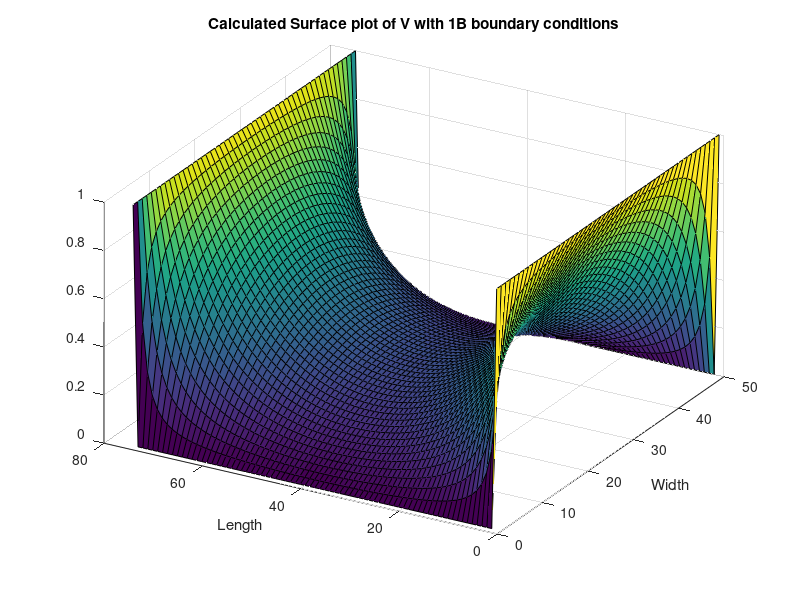
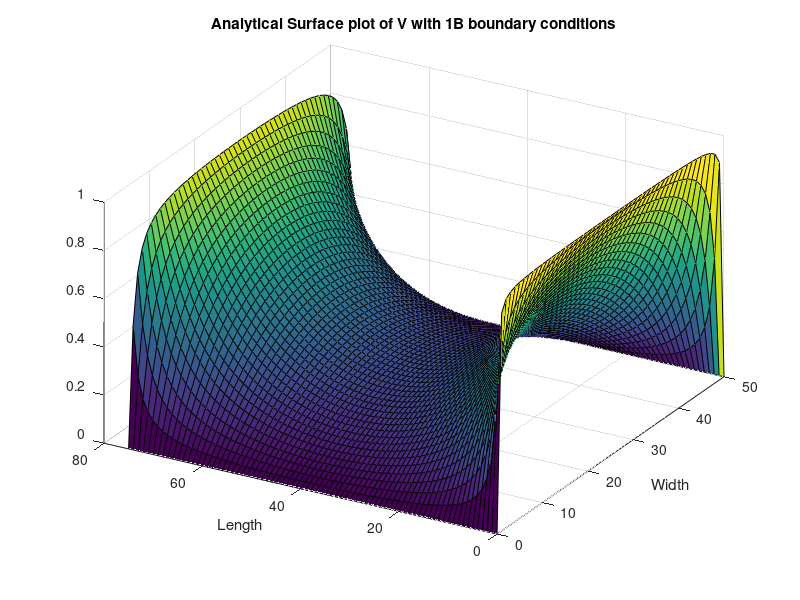

Write MATLAB code to recreate these figures, in order. (Note: this script raises an error after producing the figures.)


%% Question 1a

% select dimension of the box (can be changed)
nx=75; %length of box
ny=50; %width of box

% create the G matrix
g=sparse(nx*ny);
b=zeros(1,nx*ny);

for i = 1:nx
    for j=1:ny
        n=j+(i-1)*ny;
        %left side
        if i==1
            g(n,:)=0;
            g(n,n)=1;
            b(n)=1;
        %right side
        elseif i==nx
            g(n,:)=0;
            g(n,n)=1;
            
        %bottom
        elseif j==1 
            g(n,n)=-3;
            g(n,n+1)=1;
            g(n,n-1)=1;
            g(n,n+ny)=1;
        %top    
        elseif j==ny            
            g(n,n)=-3;
            g(n,n+1)=1;
            g(n,n-1)=1;
            g(n,n-ny)=1;    
            
        else %bulk node
            g(n,n)=-4;
            g(n,n+1)=1;
            g(n,n-1)=1;
            g(n,n+ny)=1;
            g(n,n-ny)=1;
        end    
    end
end

E=g\b';

%reconstruct the nx by ny matrix
d=zeros(nx,ny);
for i = 1:nx
    for j=1:ny
       n=j+(i-1)*ny; 
       d(i,j)=E(n);       
    end
end
%plot the results
plot(d)
xlabel('Width')
ylabel('Length')
title('Voltage with V=V0 at X=0, V=0 at X=L')

% This is the expected result.  Voltage falls off linearly with distance


%% Question 1B

nx=75; %length
ny=50; %width

g=sparse(nx*ny);
b=zeros(1,nx*ny);

for i = 1:nx
    for j=1:ny
        n=j+(i-1)*ny;
        if i==1
            g(n,:)=0;
            g(n,n)=1;
            b(n)=1;
        elseif i==nx
            g(n,:)=0;
            g(n,n)=1;
            b(n)=1;
        elseif j==1 
            g(n,n)=1;
            
        elseif j==ny            
            g(n,n)=1;   
            
        else %bulk node
            g(n,n)=-4;
            g(n,n+1)=1;
            g(n,n-1)=1;
            g(n,n+ny)=1;
            g(n,n-ny)=1;
        end    
    end
end

E=g\b';

d=zeros(nx,ny);
for i = 1:nx
    for j=1:ny
       n=j+(i-1)*ny; 
       d(i,j)=E(n);
       
    end
end


figure(1)
surf(d)
xlabel('Width')
ylabel('Length')
title('Calculated Surface plot of V with 1B boundary conditions')
view(-60,37)
%plot analytical solution

y=0:ny;
x=-(nx+1)/2:(nx-1)/2; %theoretical solution occurs from -x to x
[vx,vy]=meshgrid(x,y); 

f=4/pi*cosh(pi*vx/ny)/cosh(pi*(nx+1)/2/ny).*sin(pi*vy/ny);

 for n=3:2:100   
     f=f+(4/pi)*(1/n)*cosh(n*pi*vx/ny)/cosh(n*pi*(nx+1)/2/ny).*sin(n*pi*vy/ny);
 end 
 
figure(2)
surf(vy,vx+38,f)

view(-60,37)
xlabel('Width')
ylabel('Length')
title('Analytical Surface plot of V with 1B boundary conditions')

% The calculated solution matches the analytical results.  This supports
% that the calculated solutions are correct, and represent the system we
% are attempting to model
% The meshing on the plots is good, as we can see that there are not any
% large discontinuities between elements.


%% Question 2 A

current = q2device(1,1e-2,round(nx/3),round(2*nx/3),round(3/10*ny),round(7/10*ny),nx,ny,1);
current
%current in (A)

%% Question 2 B
%current vs. mesh size

current=zeros(1,100);
for i = 1:100
    ny=15+(i);
    nx=round(ny*3/2);
    current(i)=q2device(1,1e-2,round(nx/3),round(2*nx/3),round(3/10*ny),round(7/10*ny),nx,ny,0);
end

x=linspace(1,100);
figure(1)
plot (x,current)
xlabel('mesh size (# of divisions of 1mm)')
ylabel('current (A)')
title('current vs. mesh size')

% Here the current decreases with mesh size.  Since the mesh size is very
% large at the begining of the graph, it is innaccurate, and gives a poor
% estimation of current.  As the mesh size increases, the predicted value
% approaches the true value.  It will reach an asymtote as the predicted
% value approaches the real value.

%current vs.  increasing width of the Bottle Necks
current=0;
j=0;
for i = 0:15
    j=j+1;
    ny=50;
    nx=75;
    current(j)=q2device(1,1e-2,25,50,round(5+i),round(45-i),nx,ny,0);
end

x=linspace(40,10,length(0:15));
figure(2)
plot (x,current)
xlabel('width of central conductive region')
ylabel('current (A)')
title('current vs. bottleneck width')
view(0,90)

% Here the current increases as the width of the conductive channel
% increases.  This is expected because resistance is inversly proportional
% to width, so a higher width as a lower resistance, and therefore more
% current will flow


%current vs.  increasing conductivity
j=0;
current=0;
for i = 0.2:.04:0.9
    j=j+1;
    ny=50;
    nx=75;
    current(j)=q2device(i,i/100,50,100,30,70,nx,ny,0);
end
x= 0.2:.04:0.9;
figure(3)
plot (x,current)
xlabel('conductivity of the higher conductivity region')
ylabel('current (A)')
title('current vs.conductivity while \sigma_1=100*\sigma_2')

% Here the current increases as the conductivity increases.  This is
% expected because as the conductivity increases, the resistance decreases
% and therefore the current increases


%current vs.  increasing conductivity
j=0;
current=0;
for i = 1:100
    j=j+1;
    ny=50;
    nx=75;
    current(j)=q2device(1,i/100,50,100,30,70,nx,ny,0);
end
x= 1/100:1/100:1;
figure(4)
plot (x,current)
xlabel('conductivity of the lower conductivity region')
ylabel('current (A)')
title('current vs.conductivity while \sigma_1=1, \sigma_2 varies')

% Here the current increases as the conductivity increases.  This is
% expected because as the conductivity increases, the resistance decreases
% and therefore the current increases


% Function used in Question 2

function [curr]=q2device(res1,res2,left,right,bottom,top,nx,ny,plot)
nx; %length
ny; %width

g=sparse(nx*ny);
b=zeros(1,nx*ny);

sig1=res1;
sig2=res2;

% box = [ left right bottom top] of center high conductive region
box=[left right bottom top];

sigma=zeros(nx,ny);
for i = 1:nx
    for j=1:ny
        
        if i > box(1) && i < box(2) &&j >box(4) %upper box - low cond
            sigma(i,j)=sig2;
        elseif i > box(1) && i < box(2) &&j <box(3) %lower box - low cond
            sigma(i,j)=sig2;
        else %high cond
            sigma(i,j)=sig1;
        end
    end
end

for i = 1:nx
    for j=1:ny
        n=j+(i-1)*ny;
        if i==1  %left
            g(n,:)=0;
            g(n,n)=1;
            b(n)=1;
        elseif i==nx %right
            g(n,:)=0;
            g(n,n)=1;
            
        elseif j==1 %bottom 
            up=(sigma(i,j)+sigma(i,j+1))/2;
            left=(sigma(i,j)+sigma(i-1,j))/2;
            right=(sigma(i,j)+sigma(i+1,j))/2;
            g(n,n)=-(up+left+right);
            g(n,n+1)=up;
            g(n,n-ny)=left;
            g(n,n+ny)=right;

        elseif j==ny %top         
            %low conductivity 
            down=(sigma(i,j)+sigma(i,j-1))/2;
            left=(sigma(i,j)+sigma(i-1,j))/2;
            right=(sigma(i,j)+sigma(i+1,j))/2;
            
            g(n,n)=-(up+left+right);
            g(n,n+ny)=right;
            g(n,n-1)=down;
            g(n,n-ny)=left;

            
        else %bulk node
            
            down=(sigma(i,j)+sigma(i,j-1))/2;
            left=(sigma(i,j)+sigma(i-1,j))/2;
            right=(sigma(i,j)+sigma(i+1,j))/2;
            up=(sigma(i,j)+sigma(i,j+1))/2;            
            
            g(n,n)=-(up+down+right+left);
            g(n,n+1)=up;
            g(n,n-1)=down;
            g(n,n+ny)=right;
            g(n,n-ny)=left;

        end
    end    
end



E=g\b';

d=zeros(nx,ny);
for i = 1:nx
    for j=1:ny
       n=j+(i-1)*ny; 
       d(i,j)=E(n);
       
    end
end
if plot
    figure(1)
    surf(d) %V(x,y)
    xlabel('Width')
    ylabel('Length')
    title('V(x,y)')
    view(-256,36)
end

%make sigma(x,y) graph


if plot
    figure(2)
    surf(sigma) %sigma(x,y)
    xlabel('Width')
    ylabel('Length')
    title('Sigma(x,y)')
    view(0,90)
end

[ex,ey]=gradient(d);
ex=-ex;
ey=-ey;
if plot
    figure(3) %E(x,y)
    quiver(ex,ey)
    xlabel('Width')
    ylabel('Length')
    title('E(x,y)')
end

Jx = ex.*sigma;
Jy = ey.*sigma;
if plot
    figure(4)
    quiver(Jx,Jy)
    xlabel('Width')
    ylabel('Length')
    title('J(x,y)')
end



%find current between the two contacts (assuming they are on the right and
%left side of the device. also assume the device is 1mmx1mm)

curr=0;
for j=1:ny
    %current = current + current_density * area of 1 element
    curr=curr+Jy(1,j)*(1e-3/ny);
end
end





